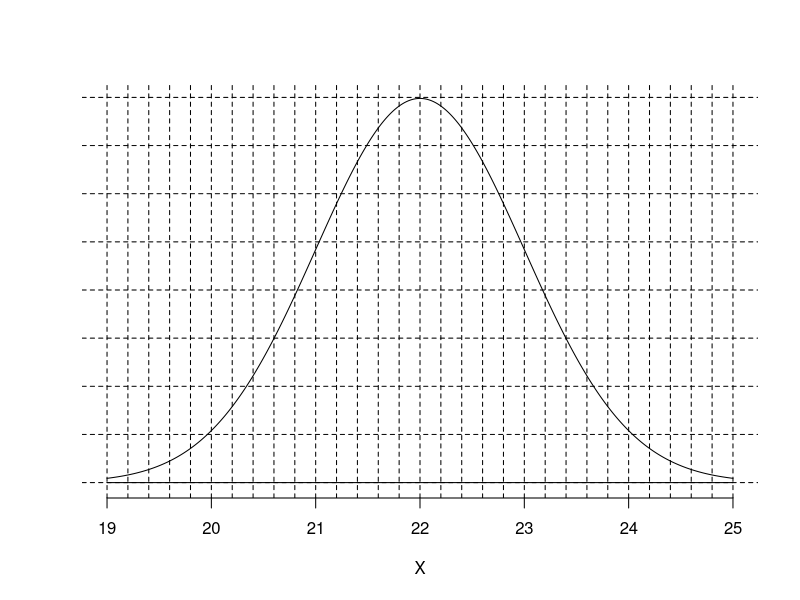
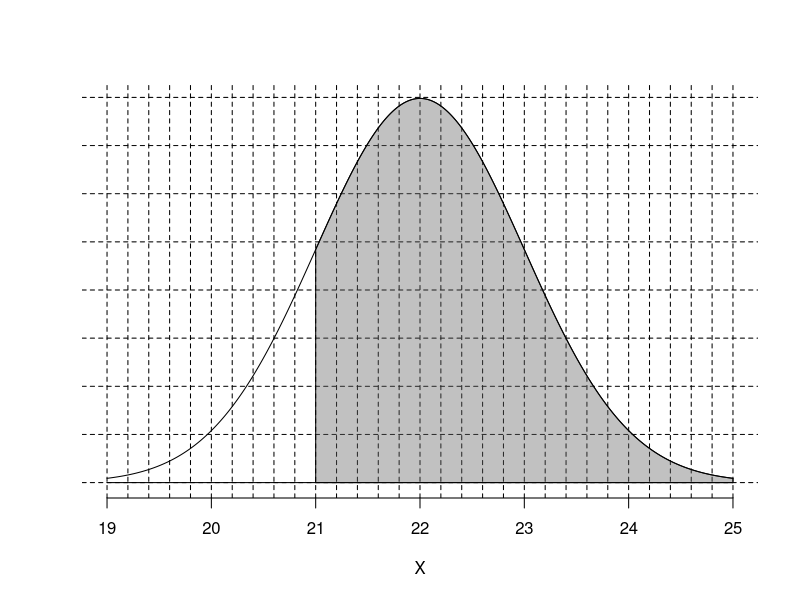

Source code (R) for these figures, in order:
## ---- chunk 1
zs = (-3*5):(3*5)/5
ys = 0:8*0.05

z = sample((-1.4*5):(1.4*5)/5,1)
mu = sample(10:60,1)
si = sample(1:round(mu/3),1)
## ---- chunk 2
plot(0,0,type="n",ann=F,axes=F,xlim=c(-3,3),ylim=c(0,0.4))
abline(h = ys,lty=2)
abline(v=zs,lty=2)
lines((-300:300)/100,dnorm((-300:300)/100))
axis(1,at=(-3):(3),labels=-3:3*si+mu)
mtext("X",side=1,line = 3)
lines(c(-3,3),c(0,0))
## ---- chunk 3
plot(0,0,type="n",ann=F,axes=F,xlim=c(-3,3),ylim=c(0,0.4))
abline(h = ys,lty=2)
abline(v=zs,lty=2)
xs = (-300:300)/100
dn = dnorm(xs)
lines(xs,dn)
lines(c(-3,3),c(0,0))
polygon(c(xs[xs>=z],3,z),c(dn[xs>=z],0,0),col = rgb(0.4,0.4,0.4,0.4))
axis(1,at=(-3):(3),labels=-3:3*si+mu)
mtext("X",side=1,line = 3)
